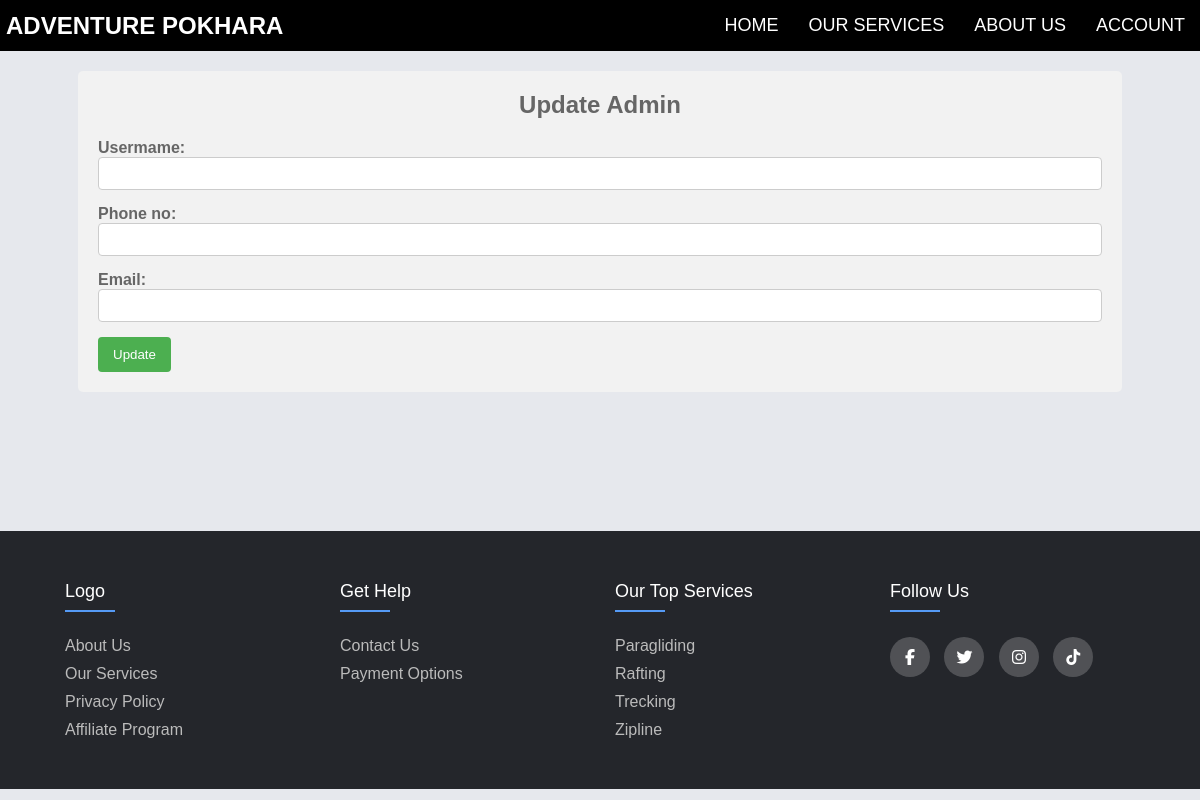
/extend/profile.php?mail=baki@gmail.com, run on an earlier commit of the app's database.
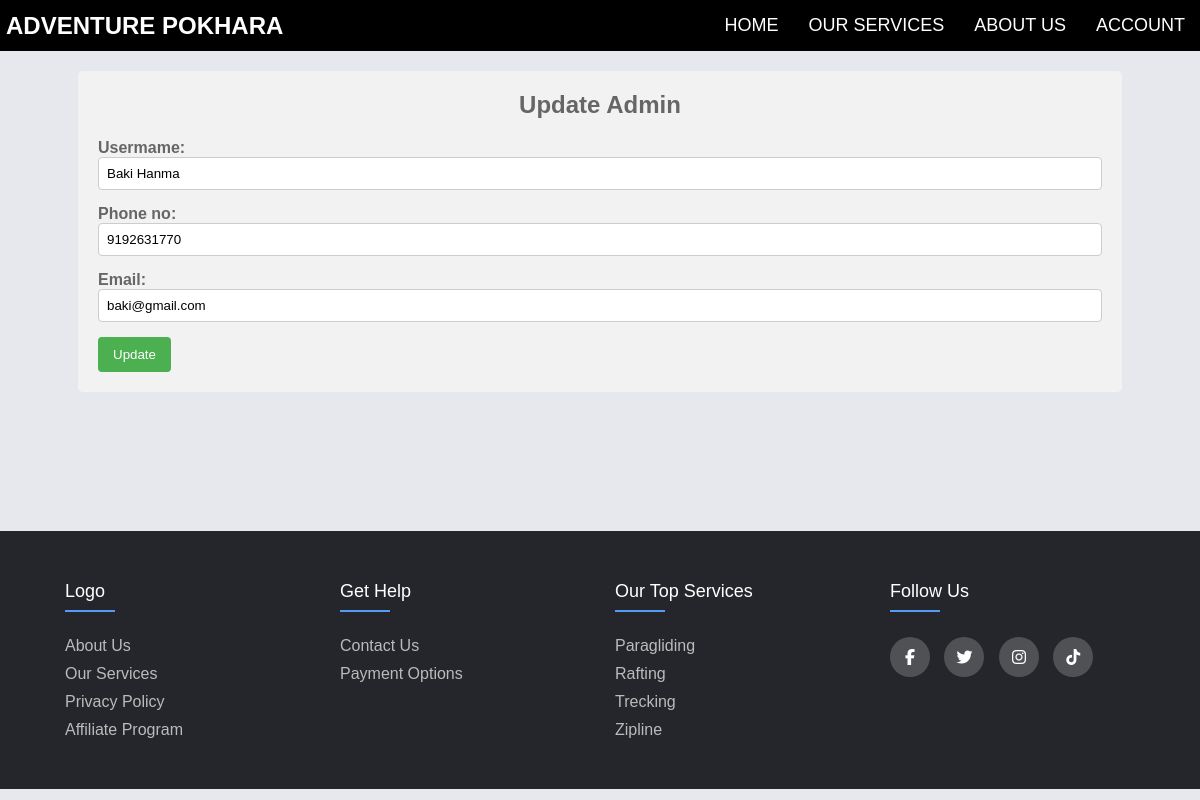
And on a later commit of the database.
### tables this page shows
CREATE TABLE `users` (
  `user_id` int(11) NOT NULL,
  `username` varchar(80) NOT NULL,
  `password` varchar(255) NOT NULL,
  `email` varchar(100) NOT NULL,
  `phone` varchar(10) NOT NULL
);

### extend/profile.php (the view, shortened to what this page needs)
<?php include '../config/constants.php'?>
<?php include "../extend/navbar.php" ?>
<link rel="stylesheet" href="../style/style.css">
<link rel="stylesheet" href="../style/admin.css">
<link rel="stylesheet" href="../style/add.css">
<main class="main-container">
<div class="container">
        <h2>Update Admin</h2>
        <?php
       if(isset($_GET['mail'])){
        $mail = $_GET['mail'];
$sql = "SELECT * FROM users WHERE email = '$mail'";
$res = mysqli_query($conn, $sql);
if($res == true){
    $count = mysqli_num_rows($res);
    if($count==1){
        $rows = mysqli_fetch_assoc($res);
        $uname = $rows['username'];
        $phone = $rows['phone'];
        $email = $rows['email'];
    }
}
}
?>
        <form method="post" action="" onsubmit="return confirmUpdate()">
            <div class="form-group">
                <label for="uname">Usermame:
                <input type="text" name="uname" id="uname" value="<?php echo $uname?>">
            </div>
            <div class="form-group">
                <label for="phone">Phone no:
                <input type="number" name="phone" id="phone" value="<?php echo $phone?>" >
            </div>
            <div class="form-group">
                <label for="email">Email:
                <input type="email" name="email" id="email" value="<?php echo $email?>" >
            </div>
                <input type="submit" value="Update" name="submit" id="update" class="btn-primary">
        </form>
    </div>
</main>
<?php include "footer.php" ?>

What changed in the data, as far as the page shows it:
now on this page (row edited): users: uname "Baki Hanma", phone "9192631770", email "baki@gmail.com"
